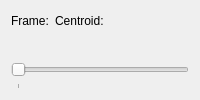
<?xml version="1.0" encoding="UTF-8"?>
<ui version="4.0">
 <author>Anton Rau</author>
 <class>ActimotFramesWidget</class>
 <widget class="QWidget" name="ActimotFramesWidget">
  <layout class="QVBoxLayout" name="verticalLayout">
   <item>
    <layout class="QHBoxLayout" name="horizontalLayout">
     <item>
      <widget class="QLabel" name="labelFrameNumber">
       <property name="text">
        <string>Frame:</string>
       </property>
      </widget>
     </item>
     <item>
      <widget class="QLabel" name="labelCentroid">
       <property name="text">
        <string>Centroid:</string>
       </property>
      </widget>
     </item>
     <item>
      <spacer name="horizontalSpacer">
       <property name="orientation">
        <enum>Qt::Orientation::Horizontal</enum>
       </property>
       <property name="sizeHint" stdset="0">
        <size>
         <width>40</width>
         <height>20</height>
        </size>
       </property>
      </spacer>
     </item>
    </layout>
   </item>
   <item>
    <widget class="QLabel" name="labelFrameImage">
     <property name="sizePolicy">
      <sizepolicy hsizetype="Expanding" vsizetype="Expanding">
       <horstretch>0</horstretch>
       <verstretch>0</verstretch>
      </sizepolicy>
     </property>
    </widget>
   </item>
   <item>
    <widget class="QSlider" name="horizontalSlider">
     <property name="minimumSize">
      <size>
       <width>0</width>
       <height>30</height>
      </size>
     </property>
     <property name="orientation">
      <enum>Qt::Orientation::Horizontal</enum>
     </property>
     <property name="tickPosition">
      <enum>QSlider::TickPosition::TicksBelow</enum>
     </property>
     <property name="tickInterval">
      <number>10000</number>
     </property>
    </widget>
   </item>
  </layout>
 </widget>
 <resources/>
 <connections/>
</ui>
